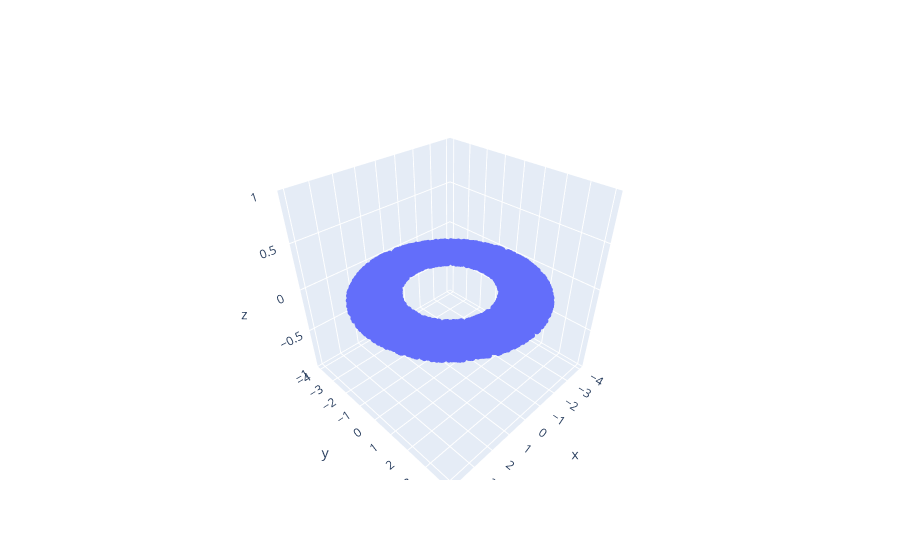

The cell this chart's notebook holds for it:
### Markdown cell above
## Annular disc
$$ I = \frac{1}{2}\frac{M}{R_2^2 - R_1^2} \left(R_2^4 - R_1^4\right) $$

### Code cell
import numpy as np

# Define the parameters of the annular disc
R1 = 2.0  # Inner radius of the annulus
R2 = 4.0  # Outer radius of the annulus
num_points = 10000
z_coordinate = 0.0  # Elevation of the annular disc in the Z axis

# Generate uniformly distributed points within the annular disc
theta = 2 * np.pi * np.random.rand(num_points)
r = np.sqrt(np.random.uniform(R1**2, R2**2, num_points))

# Calculate the (x, y) coordinates of the points
x = r * np.cos(theta)
y = r * np.sin(theta)

# Create the Z coordinate for all points (elevation)
z = np.full(num_points, z_coordinate)

# Create a 2D NumPy array of the coordinates [x, y, z]
distr = np.column_stack((x, y, z))
M = 1
m = M/num_points
ms = m*np.ones((num_points,))
plot_mass_distribution(distr)

I_exact = 0.5*M/(R2**2-R1**2) * (R2**4-R1**4)
display('moi_tensor', I1, 'exact value of Iz', I_exact)

### Figure 1 — Plotly figure (JSON) as saved in the notebook; plotly's stock layout.template omitted (floating-point values rounded to 4 significant figures; data arrays with more than 128 entries replaced by an {"elided": "..."} marker saying what was removed)
{"data": [{"marker": {"size": 2}, "mode": "markers", "type": "scatter3d", "x": {"elided": "10000 float values"}, "y": {"elided": "10000 float values"}, "z": {"elided": "10000 int values"}}], "layout": {"scene": {"xaxis": {"title": {"text": "x"}}, "yaxis": {"title": {"text": "y"}}, "zaxis": {"title": {"text": "z"}}}}}
